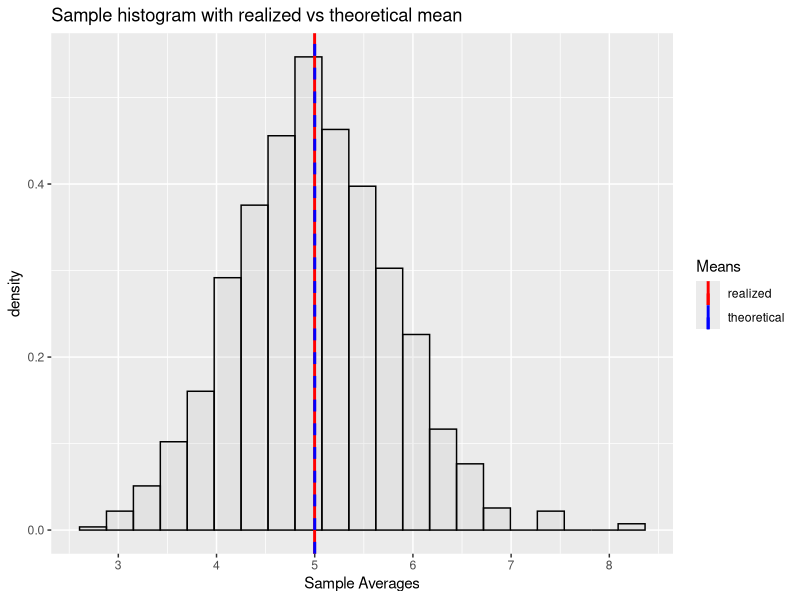
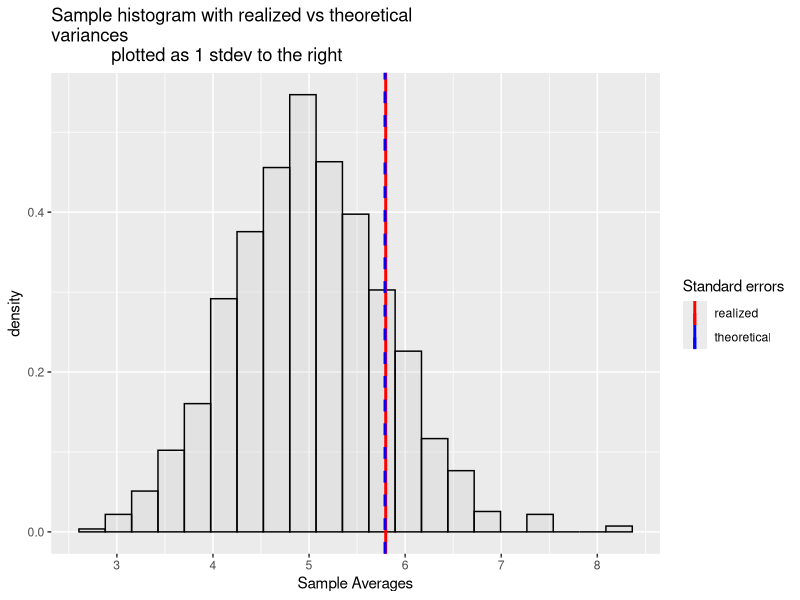
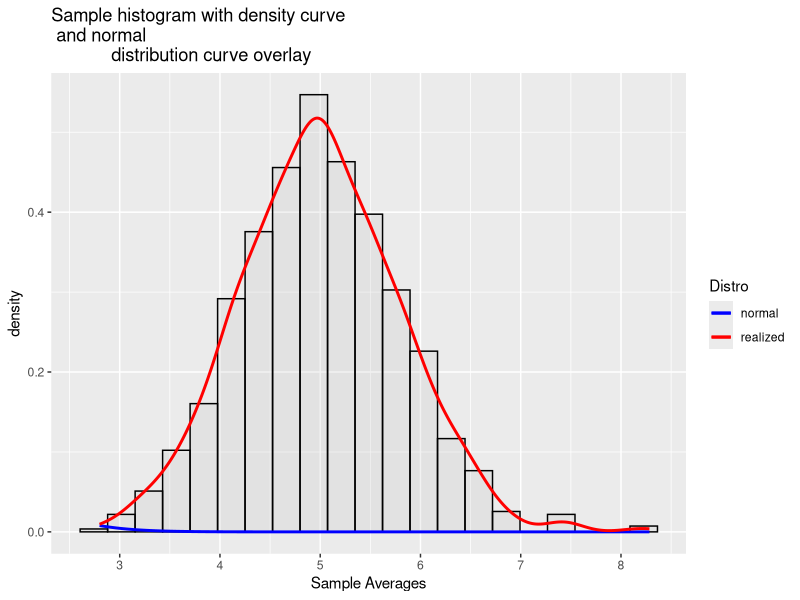

Recreate these plots in R, in order.
## ---- chunk 1
# First and foremost, set seed to make this code reproducible
set.seed(230779)

# Then load relevant packages
library(dplyr)
library(ggplot2)

# Set up lambda, number of simulations, observations per simulation
lambda <- 0.2
n <- 40
sim <- 1000

# Set theoretical mean and variance according to the given lambda
theomean <- 1/lambda
theovar <- (1/lambda)^2/n

# Create dataframe with simulations
df <- as.data.frame(matrix(rexp(sim*n,lambda), sim, n))
# Create 'avg' column with mean of each row
df <- df %>% mutate(avg=rowMeans(df))

# Calculate realized mean and variance
realmean <- mean(df$avg)
realvar <- var(df$avg)
## ---- chunk 2
# Histogram
p <- ggplot(aes(x=df$avg), data=df) +
    geom_histogram(aes(y= ..density..), binwidth=(max(df$avg)-min(df$avg))/20, 
                   fill=I("gray"), col=I("black"), alpha=I(.2)) +
    ggtitle('Sample histogram with realized vs theoretical mean') + 
    scale_x_continuous(breaks=c(0:8)) + 
    xlab('Sample Averages') +
    geom_vline(aes(xintercept=realmean, color='realized'), linetype=1, 
               size=1, show_guide = T) +
    geom_vline(aes(xintercept=theomean, color='theoretical'), linetype=2, 
               size=1, show_guide = T) +
    scale_colour_manual(name="Means",
                        values=c('theoretical'='blue','realized'='red'))

print(p)
## ---- chunk 3
# Histogram
r <- ggplot(aes(x=df$avg), data=df) +
    geom_histogram(aes(y= ..density..), 
                   binwidth=(max(df$avg)-min(df$avg))/20, 
                   fill=I("gray"), col=I("black"), alpha=I(.2)) +
    ggtitle('Sample histogram with realized vs theoretical\nvariances 
            plotted as 1 stdev to the right') +
    scale_x_continuous(breaks=c(0:8)) + xlab('Sample Averages') +
    geom_vline(aes(xintercept=realmean+sqrt(realvar), 
                   color='realized'), linetype=1, size=1, show_guide = T) +
    geom_vline(aes(xintercept=theomean+sqrt(theovar), color='theoretical'), 
               linetype=2, size=1, show_guide = T) +
    scale_colour_manual(name="Standard errors",
                        values=c('theoretical'='blue','realized'='red'))

print(r)
## ---- chunk 4
# Histogram
q <- ggplot(aes(x=df$avg), data=df) +
    geom_histogram(aes(y= ..density..), binwidth=(max(df$avg)-min(df$avg))/20, 
                   fill=I("gray"), col=I("black"), alpha=I(.2)) +
    ggtitle('Sample histogram with density curve\n and normal 
            distribution curve overlay') +
    scale_x_continuous(breaks=c(0:8)) + xlab('Sample Averages') +
    stat_function(aes(color='normal'), geom='line', fun=dnorm, size=1, 
                  arg=list(mean=theomean, sd=sqrt(theovar)), show_guide=T) + 
    stat_density(aes(color='realized',ymax=0.53), geom='line', size=1, 
                  show_guide=T) +
    scale_colour_manual(name="Distro",
                        values=c('normal'='blue','realized'='red'))

print(q)
